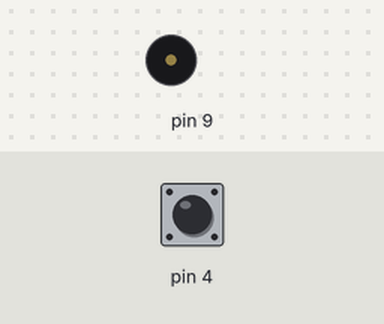
The sketch below on a simulated Arduino Uno, built with avr-gcc and run on an emulated ATmega328P. On the bench: buzzer (waves = sounding). The test bench sets the inputs (shaded band); at power-on: pin 4 HIGH.

Above: at 1.2 s.
1.3 s: pin 4 pulled LOW for 0.15 s
At 1.37 s:
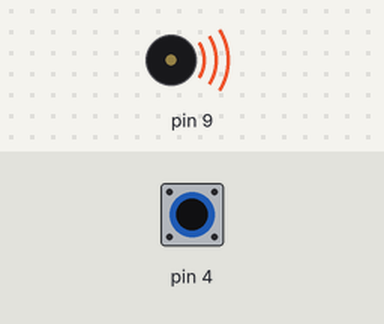
2.9 s: pin 4 pulled LOW for 3.2 s
At 6.5 s:
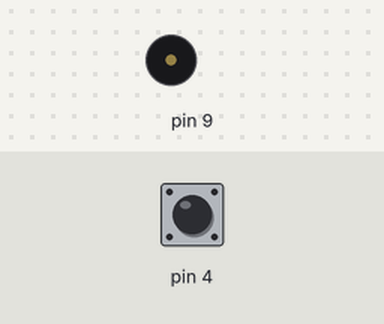
Timing chart, 0 to 8.0 s (numbered marks = the images above; inputs shaded):
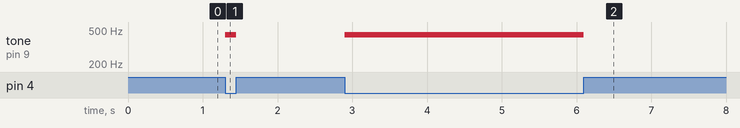

Measured:
- after the input at 1.3 s, tone on pin 9: silent → 440 Hz at once, → silent 0.15 s later
- after the input at 2.9 s, tone on pin 9: silent → 440 Hz at once, → silent 3.2 s later

The sketch:

RF_tracker_transmitter.ino
```cpp
void setup() {
  pinMode(4,INPUT_PULLUP);
  pinMode(9, OUTPUT);
}

void loop() {
  if(digitalRead(4) == LOW) {
    tone(9, 440);
  } else {
    noTone(9);
  }
}
```
